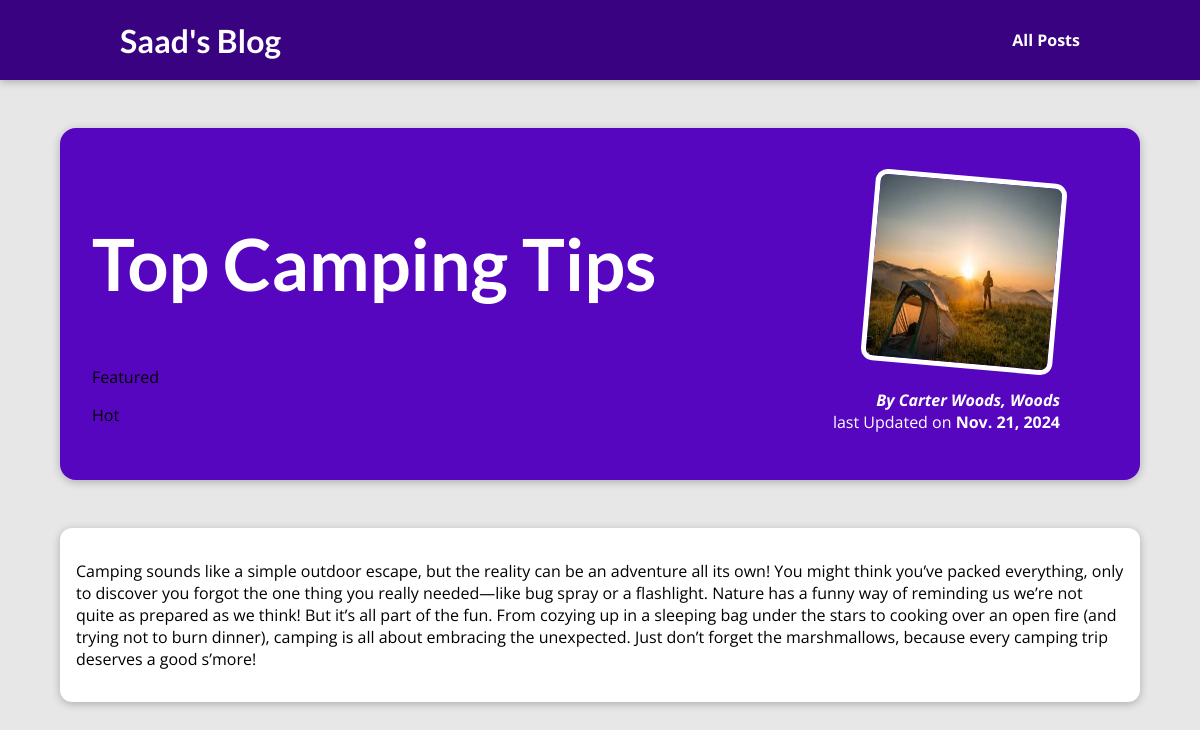
Page /posts/top-camping-tips on the committed database.
### blog/models.py (models this page shows, shortened)
class Post(models.Model):
    title = models.CharField(max_length=50)
    excerpt = models.CharField(max_length=100)
    image_name = models.CharField(max_length=50)
    date = models.DateField(auto_now=True)
    slug = models.SlugField(unique=True, db_index=True)
    content = models.TextField(validators=[MinLengthValidator(10)])
    author = models.ForeignKey(Author, null=True, on_delete=models.CASCADE, related_name="Posts")
    tags = models.ManyToManyField(Tag)

class Tag(models.Model):
    caption = models.CharField(max_length=50)

class Author(models.Model):
    first_name = models.CharField(max_length=40)
    last_name = models.CharField(max_length=40)
    email_address = models.EmailField()
    def __str__(self):
        return f"{self.first_name}, {self.last_name}"

### blog/views.py (the view)
# urls.py: path("posts/<slug:slug>", views.post_details, name='posts-detaial-page'),
def post_details(request,slug):
    result = Post.objects.get(slug=slug)
    return render(request, 'blog/post-detail.html', {"post":result, "tags": result.tags.all()})

### blog/templates/blog/post-detail.html (shortened to what this page needs)
{% extends "base.html" %}
{% load static %}
{% block css_files %}
    <link rel="stylesheet" href="{% static "blog/post-detail.css" %}">
{% endblock  %}
{% block content %}
    <section id="summary">
        <h2>{{post.title}}</h2>
        <span>
            {% for tag in tags %}
            <p>{{tag.caption}}</p>
            {% endfor %}
        </span>
        <article>
            <img src="{% static "blog/images/"|add:post.image_name %}" alt="Post Title">
            <address>By <a href="mailto:{{ post.author.email_address }}">{{post.author}}</a></address>
            <div>
                last Updated on <time datetime="">{{post.date}}</time>
            </div>
        </article>
    </section>
    <main>
        <p>
            {{post.content}}
        </p>
    </main>
{% endblock  %}

### static/app.css (style rules this page uses)
* { box-sizing: border-box; }
html { font-family: 'Open Sans', 'Lato', sans-serif; }
body { margin: 0; }
h1, h2, h3 { font-family: 'Lato', sans-serif; font-weight: bold; }

### blog/static/blog/post-detail.css (style rules this page uses)
body { background-color: #e7e7e7; }
#summary { margin: 8rem auto 3rem auto; padding: 2rem; width: 90%; max-width: 90rem; border-radius: 16px; background-color: #5706c0; position: relative; box-shadow: 0 2px 8px rgba(0, 0, 0, 0.25); height: 22rem; }
#summary h2 { color: white; font-size: 4.5rem; }
#summary article { position: absolute; top: 2rem; right: 3rem; padding: 1rem 2rem; border-radius: 12px; text-align: right; color: white; }
#summary article img { width: 12rem; height: 12rem; border-radius: 12px; transform: rotateZ(5deg); border: 5px solid white; margin-bottom: 1rem; }
#summary address { font-weight: bold; }
#summary a { color: white; text-decoration: none; }
#summary time { font-weight: bold; }
main { width: 90%; max-width: 90rem; margin: 3rem auto; background-color: white; padding: 1rem; border-radius: 12px; box-shadow: 0 2px 8px rgba(0, 0, 0, 0.25); }

### rows in the picture
Post: title "Top Camping Tips", image_name (picture), author "Carter Woods, Woods", date "Nov. 21, 2024", content "Camping sounds like a simple outdoor escape, but the reality can be an adventure all its own! You might think you’ve packed everything, only to discover you forgot the one thing you really needed—like bug spray or a flashlight. Nature has a funny way of reminding us we’re not quite as prepared as we think! But it’s all part of the fun. From cozying up in a sleeping bag under the stars to cooking over an open fire (and trying not to burn dinner), camping is all about embracing the unexpected. Just don’t forget the marshmallows, because every camping trip deserves a good s’more!"
Tag: caption "Featured"
Tag: caption "Hot"
